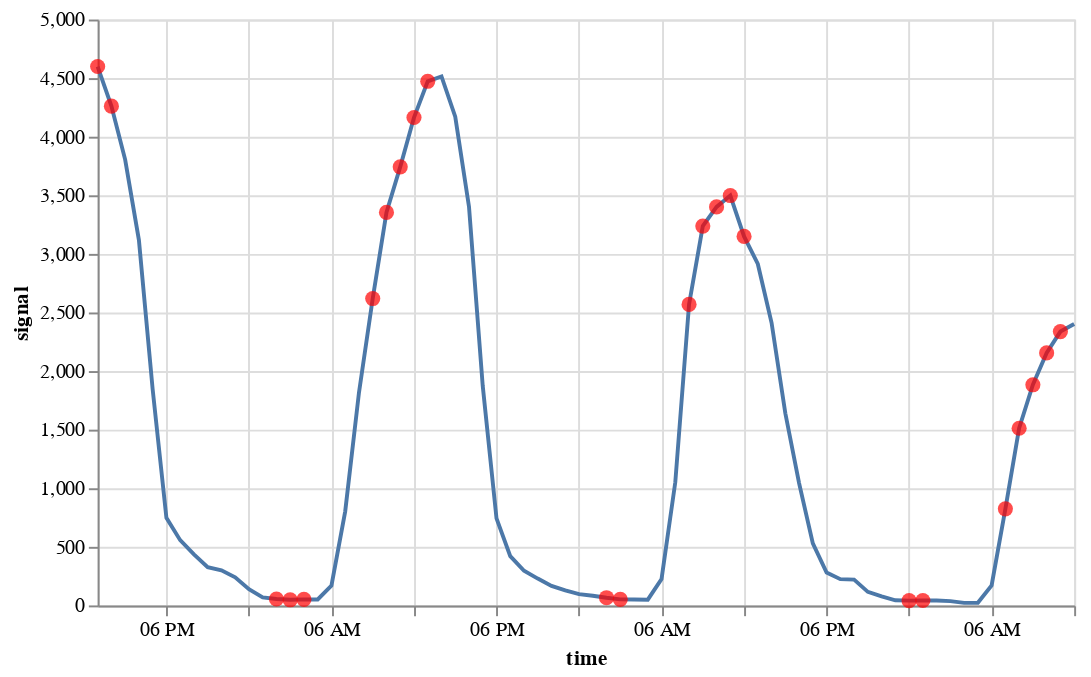

Source (notebook cell):
### Code cell
on.plots.anomalies(test[:72], predetected[:72])

### Figure 1 — Vega specification as saved in the notebook (floating-point values rounded to 4 significant figures)
{"$schema": "https://vega.github.io/schema/vega/v5.json", "data": [{"name": "source_0", "values": [{"anomaly": 1.0, "signal": 4599.0, "time": "2015-09-13T13:00:00.000"}, {"anomaly": 1.0, "signal": 4261.0, "time": "2015-09-13T14:00:00.000"}, {"anomaly": 0.0, "signal": 3805.0, "time": "2015-09-13T15:00:00.000"}, {"anomaly": 0.0, "signal": 3118.0, "time": "2015-09-13T16:00:00.000"}, {"anomaly": 0.0, "signal": 1844.0, "time": "2015-09-13T17:00:00.000"}, {"anomaly": 0.0, "signal": 747.0, "time": "2015-09-13T18:00:00.000"}, {"anomaly": 0.0, "signal": 557.0, "time": "2015-09-13T19:00:00.000"}, {"anomaly": 0.0, "signal": 436.0, "time": "2015-09-13T20:00:00.000"}, {"anomaly": 0.0, "signal": 327.0, "time": "2015-09-13T21:00:00.000"}, {"anomaly": 0.0, "signal": 300.0, "time": "2015-09-13T22:00:00.000"}, {"anomaly": 0.0, "signal": 240.0, "time": "2015-09-13T23:00:00.000"}, {"anomaly": 0.0, "signal": 138.0, "time": "2015-09-14T00:00:00.000"}, {"anomaly": 0.0, "signal": 69.0, "time": "2015-09-14T01:00:00.000"}, {"anomaly": 1.0, "signal": 55.0, "time": "2015-09-14T02:00:00.000"}, {"anomaly": 1.0, "signal": 48.0, "time": "2015-09-14T03:00:00.000"}, {"anomaly": 1.0, "signal": 52.0, "time": "2015-09-14T04:00:00.000"}, {"anomaly": 0.0, "signal": 51.0, "time": "2015-09-14T05:00:00.000"}, {"anomaly": 0.0, "signal": 170.0, "time": "2015-09-14T06:00:00.000"}, {"anomaly": 0.0, "signal": 803.0, "time": "2015-09-14T07:00:00.000"}, {"anomaly": 0.0, "signal": 1816.0, "time": "2015-09-14T08:00:00.000"}, {"anomaly": 1.0, "signal": 2619.0, "time": "2015-09-14T09:00:00.000"}, {"anomaly": 1.0, "signal": 3354.0, "time": "2015-09-14T10:00:00.000"}, {"anomaly": 1.0, "signal": 3743.0, "time": "2015-09-14T11:00:00.000"}, {"anomaly": 1.0, "signal": 4164.0, "time": "2015-09-14T12:00:00.000"}, {"anomaly": 1.0, "signal": 4473.0, "time": "2015-09-14T13:00:00.000"}, {"anomaly": 0.0, "signal": 4514.0, "time": "2015-09-14T14:00:00.000"}, {"anomaly": 0.0, "signal": 4171.0, "time": "2015-09-14T15:00:00.000"}, {"anomaly": 0.0, "signal": 3403.0, "time": "2015-09-14T16:00:00.000"}, {"anomaly": 0.0, "signal": 1872.0, "time": "2015-09-14T17:00:00.000"}, {"anomaly": 0.0, "signal": 743.0, "time": "2015-09-14T18:00:00.000"}, {"anomaly": 0.0, "signal": 421.0, "time": "2015-09-14T19:00:00.000"}, {"anomaly": 0.0, "signal": 296.0, "time": "2015-09-14T20:00:00.000"}, {"anomaly": 0.0, "signal": 229.0, "time": "2015-09-14T21:00:00.000"}, {"anomaly": 0.0, "signal": 167.0, "time": "2015-09-14T22:00:00.000"}, {"anomaly": 0.0, "signal": 128.0, "time": "2015-09-14T23:00:00.000"}, {"anomaly": 0.0, "signal": 96.0, "time": "2015-09-15T00:00:00.000"}, {"anomaly": 0.0, "signal": 83.0, "time": "2015-09-15T01:00:00.000"}, {"anomaly": 1.0, "signal": 66.0, "time": "2015-09-15T02:00:00.000"}, {"anomaly": 1.0, "signal": 52.0, "time": "2015-09-15T03:00:00.000"}, {"anomaly": 0.0, "signal": 51.0, "time": "2015-09-15T04:00:00.000"}, {"anomaly": 0.0, "signal": 49.0, "time": "2015-09-15T05:00:00.000"}, {"anomaly": 0.0, "signal": 225.0, "time": "2015-09-15T06:00:00.000"}, {"anomaly": 0.0, "signal": 1052.0, "time": "2015-09-15T07:00:00.000"}, {"anomaly": 1.0, "signal": 2569.0, "time": "2015-09-15T08:00:00.000"}, {"anomaly": 1.0, "signal": 3237.0, "time": "2015-09-15T09:00:00.000"}, {"anomaly": 1.0, "signal": 3401.0, "time": "2015-09-15T10:00:00.000"}, {"anomaly": 1.0, "signal": 3498.0, "time": "2015-09-15T11:00:00.000"}, {"anomaly": 1.0, "signal": 3149.0, "time": "2015-09-15T12:00:00.000"}, {"anomaly": 0.0, "signal": 2914.0, "time": "2015-09-15T13:00:00.000"}, {"anomaly": 0.0, "signal": 2412.0, "time": "2015-09-15T14:00:00.000"}, {"anomaly": 0.0, "signal": 1640.0, "time": "2015-09-15T15:00:00.000"}, {"anomaly": 0.0, "signal": 1044.0, "time": "2015-09-15T16:00:00.000"}, {"anomaly": 0.0, "signal": 529.0, "time": "2015-09-15T17:00:00.000"}, {"anomaly": 0.0, "signal": 281.0, "time": "2015-09-15T18:00:00.000"}, {"anomaly": 0.0, "signal": 224.0, "time": "2015-09-15T19:00:00.000"}, {"anomaly": 0.0, "signal": 220.0, "time": "2015-09-15T20:00:00.000"}, {"anomaly": 0.0, "signal": 116.0, "time": "2015-09-15T21:00:00.000"}, {"anomaly": 0.0, "signal": 77.0, "time": "2015-09-15T22:00:00.000"}, {"anomaly": 0.0, "signal": 44.0, "time": "2015-09-15T23:00:00.000"}, {"anomaly": 1.0, "signal": 41.0, "time": "2015-09-16T00:00:00.000"}, {"anomaly": 1.0, "signal": 42.0, "time": "2015-09-16T01:00:00.000"}, {"anomaly": 0.0, "signal": 42.0, "time": "2015-09-16T02:00:00.000"}, {"anomaly": 0.0, "signal": 37.0, "time": "2015-09-16T03:00:00.000"}, {"anomaly": 0.0, "signal": 22.0, "time": "2015-09-16T04:00:00.000"}, {"anomaly": 0.0, "signal": 23.0, "time": "2015-09-16T05:00:00.000"}, {"anomaly": 0.0, "signal": 171.0, "time": "2015-09-16T06:00:00.000"}, {"anomaly": 1.0, "signal": 824.0, "time": "2015-09-16T07:00:00.000"}, {"anomaly": 1.0, "signal": 1512.0, "time": "2015-09-16T08:00:00.000"}, {"anomaly": 1.0, "signal": 1883.0, "time": "2015-09-16T09:00:00.000"}, {"anomaly": 1.0, "signal": 2155.0, "time": "2015-09-16T10:00:00.000"}, {"anomaly": 1.0, "signal": 2337.0, "time": "2015-09-16T11:00:00.000"}, {"anomaly": 0.0, "signal": 2402.0, "time": "2015-09-16T12:00:00.000"}], "transform": [{"type": "formula", "expr": "toDate(datum['time'])", "as": "time"}]}, {"name": "data_0", "values": [{"signal": 4599.0, "time": "2015-09-13T13:00:00.000"}, {"signal": 4261.0, "time": "2015-09-13T14:00:00.000"}, {"signal": 55.0, "time": "2015-09-14T02:00:00.000"}, {"signal": 48.0, "time": "2015-09-14T03:00:00.000"}, {"signal": 52.0, "time": "2015-09-14T04:00:00.000"}, {"signal": 2619.0, "time": "2015-09-14T09:00:00.000"}, {"signal": 3354.0, "time": "2015-09-14T10:00:00.000"}, {"signal": 3743.0, "time": "2015-09-14T11:00:00.000"}, {"signal": 4164.0, "time": "2015-09-14T12:00:00.000"}, {"signal": 4473.0, "time": "2015-09-14T13:00:00.000"}, {"signal": 66.0, "time": "2015-09-15T02:00:00.000"}, {"signal": 52.0, "time": "2015-09-15T03:00:00.000"}, {"signal": 2569.0, "time": "2015-09-15T08:00:00.000"}, {"signal": 3237.0, "time": "2015-09-15T09:00:00.000"}, {"signal": 3401.0, "time": "2015-09-15T10:00:00.000"}, {"signal": 3498.0, "time": "2015-09-15T11:00:00.000"}, {"signal": 3149.0, "time": "2015-09-15T12:00:00.000"}, {"signal": 41.0, "time": "2015-09-16T00:00:00.000"}, {"signal": 42.0, "time": "2015-09-16T01:00:00.000"}, {"signal": 824.0, "time": "2015-09-16T07:00:00.000"}, {"signal": 1512.0, "time": "2015-09-16T08:00:00.000"}, {"signal": 1883.0, "time": "2015-09-16T09:00:00.000"}, {"signal": 2155.0, "time": "2015-09-16T10:00:00.000"}, {"signal": 2337.0, "time": "2015-09-16T11:00:00.000"}], "transform": [{"type": "formula", "expr": "toDate(datum['time'])", "as": "time"}]}], "marks": [{"type": "line", "name": "layer_0_marks", "from": {"data": "source_0"}, "sort": {"field": "datum[\"time\"]"}, "encode": {"update": {"y": {"field": "signal", "scale": "y"}, "x": {"field": "time", "scale": "x"}, "stroke": {"value": "#4c78a8"}, "defined": {"signal": "isValid(datum[\"time\"]) && isFinite(+datum[\"time\"]) && isValid(datum[\"signal\"]) && isFinite(+datum[\"signal\"])"}, "description": {"signal": "\"time: \" + (timeFormat(datum[\"time\"], '%b %d, %Y')) + \"; signal: \" + (format(datum[\"signal\"], \"\"))"}}}, "style": ["line"]}, {"type": "symbol", "name": "layer_1_marks", "from": {"data": "data_0"}, "encode": {"update": {"fill": {"value": "red"}, "opacity": {"value": 0.7}, "size": {"value": 60}, "y": {"field": "signal", "scale": "y"}, "ariaRoleDescription": {"value": "circle"}, "x": {"field": "time", "scale": "x"}, "description": {"signal": "\"time: \" + (timeFormat(datum[\"time\"], '%b %d, %Y')) + \"; signal: \" + (format(datum[\"signal\"], \"\"))"}, "shape": {"value": "circle"}}}, "style": ["circle"]}], "scales": [{"name": "x", "type": "time", "domain": {"fields": [{"data": "source_0", "field": "time"}, {"data": "data_0", "field": "time"}]}, "range": [0, {"signal": "width"}]}, {"name": "y", "type": "linear", "domain": {"fields": [{"data": "source_0", "field": "signal"}, {"data": "data_0", "field": "signal"}]}, "range": [{"signal": "height"}, 0], "nice": true, "zero": true}], "axes": [{"scale": "x", "orient": "bottom", "maxExtent": 0, "ticks": false, "grid": true, "tickCount": {"signal": "ceil(width/40)"}, "aria": false, "labels": false, "gridScale": "y", "zindex": 0, "minExtent": 0, "domain": false}, {"scale": "y", "grid": true, "tickCount": {"signal": "ceil(height/40)"}, "aria": false, "maxExtent": 0, "domain": false, "minExtent": 0, "orient": "left", "ticks": false, "gridScale": "x", "zindex": 0, "labels": false}, {"scale": "x", "title": "time", "labelFlush": true, "orient": "bottom", "grid": false, "labelOverlap": true, "tickCount": {"signal": "ceil(width/40)"}, "zindex": 0}, {"scale": "y", "title": "signal", "labelOverlap": true, "zindex": 0, "orient": "left", "tickCount": {"signal": "ceil(height/40)"}, "grid": false}], "height": 300, "background": "white", "padding": 5, "style": "cell", "width": 500}
